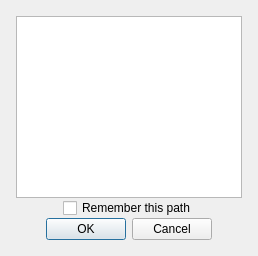
<?xml version="1.0" encoding="UTF-8"?>
<ui version="4.0">
 <class>path_dialog</class>
 <widget class="QDialog" name="path_dialog">
  <property name="geometry">
   <rect>
    <x>0</x>
    <y>0</y>
    <width>258</width>
    <height>256</height>
   </rect>
  </property>
  <property name="windowTitle">
   <string>Select Path</string>
  </property>
  <layout class="QVBoxLayout" name="verticalLayout_2">
   <item>
    <layout class="QVBoxLayout" name="verticalLayout">
     <property name="spacing">
      <number>0</number>
     </property>
     <property name="leftMargin">
      <number>5</number>
     </property>
     <property name="topMargin">
      <number>5</number>
     </property>
     <property name="rightMargin">
      <number>5</number>
     </property>
     <property name="bottomMargin">
      <number>5</number>
     </property>
     <item>
      <widget class="QListWidget" name="hdf5_paths"/>
     </item>
     <item>
      <layout class="QHBoxLayout" name="horizontalLayout">
       <property name="spacing">
        <number>0</number>
       </property>
       <item>
        <spacer name="horizontalSpacer">
         <property name="orientation">
          <enum>Qt::Horizontal</enum>
         </property>
         <property name="sizeHint" stdset="0">
          <size>
           <width>18</width>
           <height>20</height>
          </size>
         </property>
        </spacer>
       </item>
       <item>
        <widget class="QCheckBox" name="remember_path">
         <property name="text">
          <string>Remember this path</string>
         </property>
        </widget>
       </item>
       <item>
        <spacer name="horizontalSpacer_2">
         <property name="orientation">
          <enum>Qt::Horizontal</enum>
         </property>
         <property name="sizeHint" stdset="0">
          <size>
           <width>18</width>
           <height>20</height>
          </size>
         </property>
        </spacer>
       </item>
      </layout>
     </item>
     <item>
      <widget class="QDialogButtonBox" name="buttonBox">
       <property name="orientation">
        <enum>Qt::Horizontal</enum>
       </property>
       <property name="standardButtons">
        <set>QDialogButtonBox::Cancel|QDialogButtonBox::Ok</set>
       </property>
       <property name="centerButtons">
        <bool>true</bool>
       </property>
      </widget>
     </item>
    </layout>
   </item>
  </layout>
 </widget>
 <resources/>
 <connections>
  <connection>
   <sender>buttonBox</sender>
   <signal>accepted()</signal>
   <receiver>path_dialog</receiver>
   <slot>accept()</slot>
   <hints>
    <hint type="sourcelabel">
     <x>248</x>
     <y>254</y>
    </hint>
    <hint type="destinationlabel">
     <x>157</x>
     <y>274</y>
    </hint>
   </hints>
  </connection>
  <connection>
   <sender>buttonBox</sender>
   <signal>rejected()</signal>
   <receiver>path_dialog</receiver>
   <slot>reject()</slot>
   <hints>
    <hint type="sourcelabel">
     <x>316</x>
     <y>260</y>
    </hint>
    <hint type="destinationlabel">
     <x>286</x>
     <y>274</y>
    </hint>
   </hints>
  </connection>
 </connections>
</ui>
